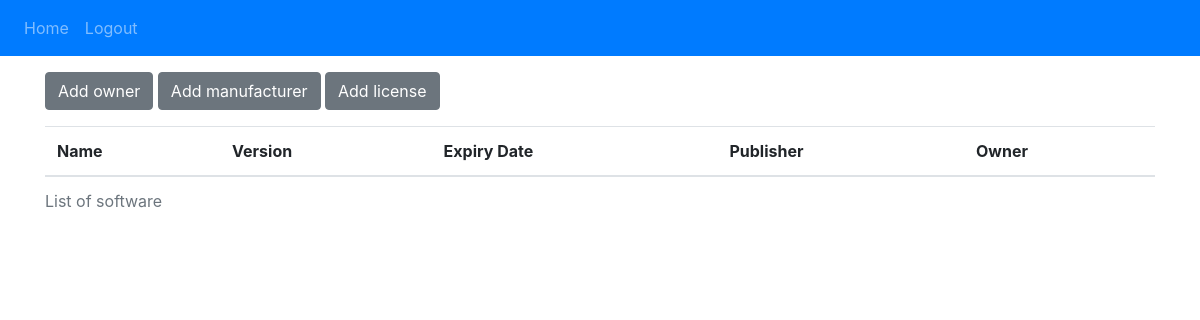
Page / (signed in) on the earlier database version.
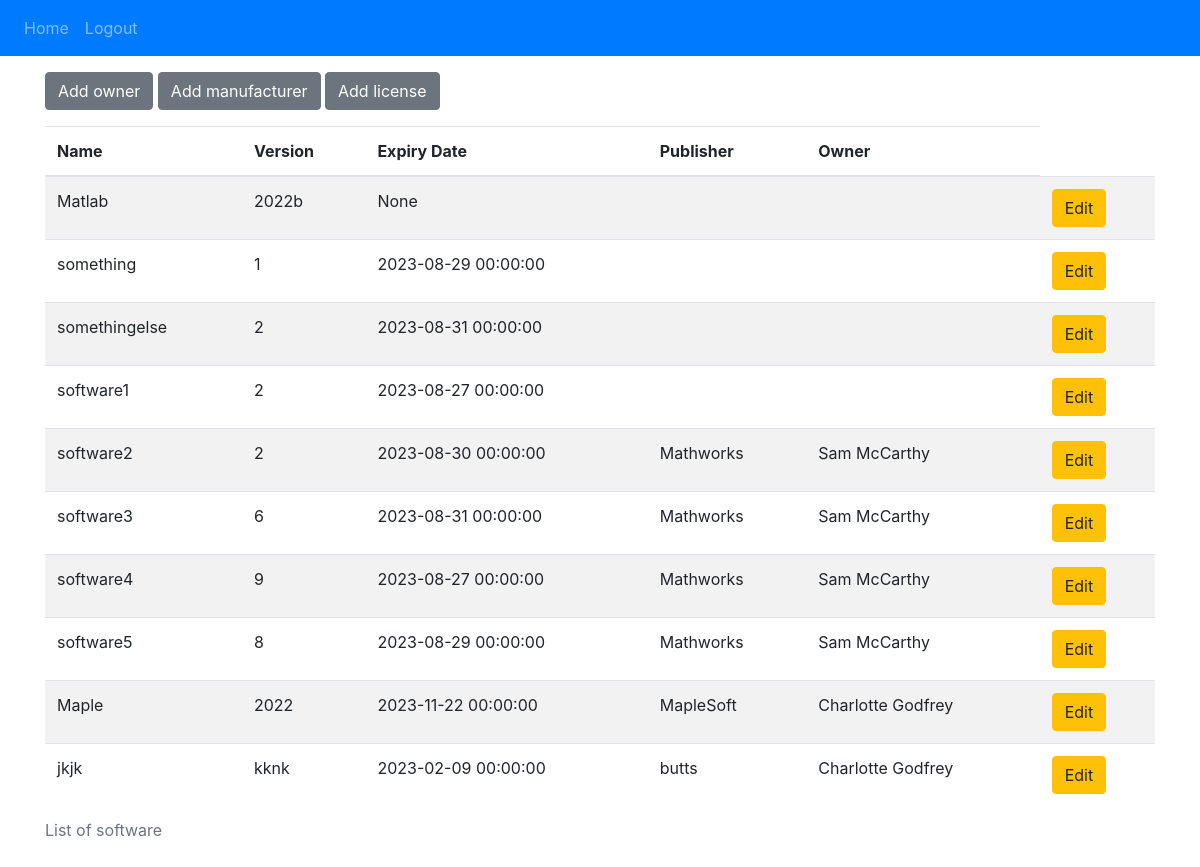
Same page on the later database version.
### surreylm/database_models.py (models this page shows)
class Software(db.Model):
    __tablename__ = 'software'
    id = db.Column(db.Integer, primary_key=True)
    name = db.Column(db.Text)
    version = db.Column(db.Text)
    license_expiry = db.Column(db.DateTime)
    vendor_id = db.Column(db.Integer, db.ForeignKey('vendors.id'))
    vendor = db.relationship('Vendor', backref='software')
    academic_id = db.Column(db.Integer, db.ForeignKey('software_owners.id'))
    owner = db.relationship('Software_owner', backref='software')

class Vendor(db.Model):
    __tablename__ = 'vendors'
    id = db.Column(db.Integer, primary_key=True)
    name = db.Column(db.Text)
    phone = db.Column(db.Text)
    email = db.Column(db.Text)

class Software_owner(db.Model):
    __tablename__ = 'software_owners'
    id = db.Column(db.Integer, primary_key=True)
    email = db.Column(db.Text, unique=True)
    first_name = db.Column(db.Text)
    last_name = db.Column(db.Text)
    phone_extension = db.Column(db.Text)

### surreylm/views.py (the view)
@views.route('/')
@login_required
def home():
    software = Software.query.all()
    return render_template("home.html", user=current_user, software=software)

### surreylm/__init__.py (called while the page is built)
def create_app():
    app = Flask(__name__)
    app.config['SECRET_KEY'] = 'gdwjama bbawdjkwjdw'
    app.config['SQLALCHEMY_DATABASE_URI'] = f'sqlite:///{DB_NAME}'
    db.init_app(app)
    from .views import views
    from .auth import auth
    app.register_blueprint(views, url_prefix='/')
    app.register_blueprint(auth, url_prefix='/')
    from .database_models import User, Software_owner, Vendor, Software
    with app.app_context():
        db.create_all()
    login_manager = LoginManager()
    login_manager.login_view = 'auth.login'
    login_manager.init_app(app)
    @login_manager.user_loader
    def load_user(id):
        return User.query.get(int(id))
    return app

### surreylm/templates/home.html (shortened to what this page needs)
{% extends "base.html" %} {% block title %}Home{% endblock %}
{% block content %}
<a href="/add_owner" class="btn btn-secondary my-3">Add owner</a> <a href="/add_vendor" class="btn btn-secondary my-3">Add manufacturer</a> <a href="/add_software" class="btn btn-secondary my-3">Add license</a>
<table class="table table-striped">
  <caption>List of software</caption>
  <thead>
    <tr>
      <th scope="col">Name</th>
      <th scope="col">Version</th>
      <th scope="col">Expiry Date</th>
      <th scope="col">Publisher</th>
      <th scope="col">Owner</th>
    </tr>
  </thead>
  <tbody>
    {% for software in software %}
    <tr>
      <td>{{software.name}}</td>
      <td>{{software.version}} </td>
      <td>{{software.license_expiry}} </td>
      <td>{{software.vendor.name}} </td>
      <td>{{software.owner.first_name}} {{software.owner.last_name}}</td>
      <td>
        <a href="/edit/{{software.id}}" class="btn btn-warning">Edit</a>
    </tr>
    {% endfor %}
  </tbody>
</table>
{% endblock %}

### surreylm/templates/base.html (shortened to what this page needs)
<!DOCTYPE html>
<html>
  <head>
    <link
      rel="stylesheet"
      href="https://stackpath.bootstrapcdn.com/bootstrap/4.4.1/css/bootstrap.min.css"
    />
    <link
      rel="stylesheet"
      href="https://stackpath.bootstrapcdn.com/font-awesome/4.7.0/css/font-awesome.min.css"
    />
  </head>
  <body>
    <nav class="navbar navbar-expand-lg navbar-dark bg-primary">
      <div class="collapse navbar-collapse" id="navbar">
        <div class="navbar-nav">
          {% if user.is_authenticated %}
          <a class="nav-item nav-link" id="home" href="/">Home</a>
          <a class="nav-item nav-link" id="logout" href="/logout">Logout</a>
          {% else %}
          <a class="nav-item nav-link" id="login" href="/login">Login</a>
          <a class="nav-item nav-link" id="register" href="/register">Register</a>
          {% endif %}
        </div>
      </div>
    </nav>
    <div class="container">
      {% block content %}{% endblock %}
  </body>
</html>

Differences in the rows shown:
added Software: name "Matlab", version "2022b", license_expiry "None"
added Software: name "something", version "1", license_expiry "2023-08-29 00:00:00"
added Software: name "somethingelse", version "2", license_expiry "2023-08-31 00:00:00"
added Software: name "software1", version "2", license_expiry "2023-08-27 00:00:00"
added Software: name "software2", version "2", license_expiry "2023-08-30 00:00:00", vendor.name "Mathworks", owner.first_name "Sam", owner.last_name "McCarthy"
added Software: name "software3", version "6", license_expiry "2023-08-31 00:00:00", vendor.name "Mathworks", owner.first_name "Sam", owner.last_name "McCarthy"
added Software: name "software4", version "9", license_expiry "2023-08-27 00:00:00", vendor.name "Mathworks", owner.first_name "Sam", owner.last_name "McCarthy"
added Software: name "software5", version "8", license_expiry "2023-08-29 00:00:00", vendor.name "Mathworks", owner.first_name "Sam", owner.last_name "McCarthy"
added Software: name "Maple", version "2022", license_expiry "2023-11-22 00:00:00", vendor.name "MapleSoft", owner.first_name "Charlotte", owner.last_name "Godfrey"
added Software: name "jkjk", version "kknk", license_expiry "2023-02-09 00:00:00", vendor.name "butts", owner.first_name "Charlotte", owner.last_name "Godfrey"
